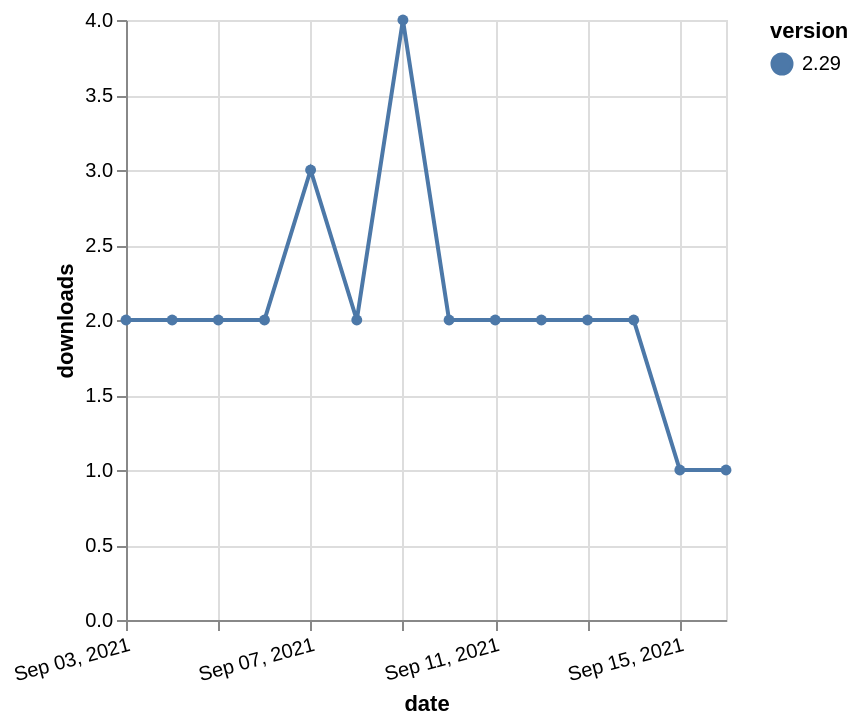

Specify this chart in Vega-Lite:
### Vega-Lite specification from a JSON file in a GitHub repository (floating-point values rounded to 4 significant figures)
{"$schema": "https://vega.github.io/schema/vega-lite/v5.json", "description": "A simple bar chart with embedded data.", "data": {"values": [{"date": "2021-09-03", "total": 2365, "delta": 2, "version": "2.29"}, {"date": "2021-09-04", "total": 2367, "delta": 2, "version": "2.29"}, {"date": "2021-09-05", "total": 2369, "delta": 2, "version": "2.29"}, {"date": "2021-09-06", "total": 2371, "delta": 2, "version": "2.29"}, {"date": "2021-09-07", "total": 2374, "delta": 3, "version": "2.29"}, {"date": "2021-09-08", "total": 2376, "delta": 2, "version": "2.29"}, {"date": "2021-09-09", "total": 2380, "delta": 4, "version": "2.29"}, {"date": "2021-09-10", "total": 2382, "delta": 2, "version": "2.29"}, {"date": "2021-09-11", "total": 2384, "delta": 2, "version": "2.29"}, {"date": "2021-09-12", "total": 2386, "delta": 2, "version": "2.29"}, {"date": "2021-09-13", "total": 2388, "delta": 2, "version": "2.29"}, {"date": "2021-09-14", "total": 2390, "delta": 2, "version": "2.29"}, {"date": "2021-09-15", "total": 2391, "delta": 1, "version": "2.29"}, {"date": "2021-09-16", "total": 2392, "delta": 1, "version": "2.29"}]}, "width": "container", "mark": {"type": "line", "point": {"filled": true}}, "encoding": {"x": {"field": "date", "type": "temporal", "timeUnit": "yearmonthdate", "title": "date", "axis": {"labelAngle": -15}}, "y": {"field": "delta", "type": "quantitative", "title": "downloads"}, "color": {"field": "version", "type": "nominal"}, "tooltip": {"field": "delta"}}}
